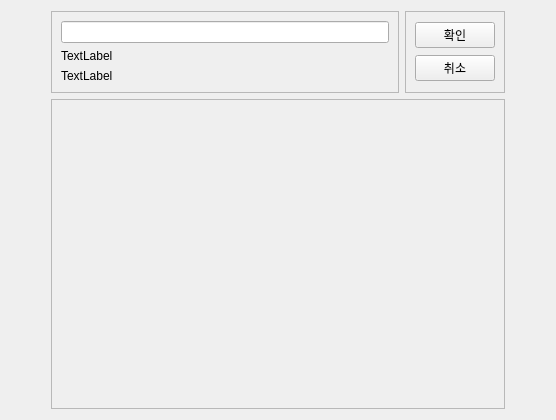
<?xml version="1.0" encoding="UTF-8"?>
<ui version="4.0">
 <class>make_talk_room_widget</class>
 <widget class="QWidget" name="make_talk_room_widget">
  <property name="geometry">
   <rect>
    <x>0</x>
    <y>0</y>
    <width>556</width>
    <height>420</height>
   </rect>
  </property>
  <property name="windowTitle">
   <string>Form</string>
  </property>
  <layout class="QVBoxLayout" name="verticalLayout_4">
   <item>
    <layout class="QHBoxLayout" name="horizontalLayout_2">
     <item>
      <spacer name="horizontalSpacer">
       <property name="orientation">
        <enum>Qt::Horizontal</enum>
       </property>
       <property name="sizeType">
        <enum>QSizePolicy::Preferred</enum>
       </property>
       <property name="sizeHint" stdset="0">
        <size>
         <width>40</width>
         <height>20</height>
        </size>
       </property>
      </spacer>
     </item>
     <item>
      <layout class="QVBoxLayout" name="verticalLayout_3">
       <item>
        <layout class="QHBoxLayout" name="horizontalLayout">
         <item>
          <widget class="QFrame" name="frame">
           <property name="frameShape">
            <enum>QFrame::StyledPanel</enum>
           </property>
           <property name="frameShadow">
            <enum>QFrame::Raised</enum>
           </property>
           <layout class="QVBoxLayout" name="verticalLayout">
            <item>
             <widget class="QLineEdit" name="lineEdit"/>
            </item>
            <item>
             <widget class="QLabel" name="label">
              <property name="text">
               <string>TextLabel</string>
              </property>
             </widget>
            </item>
            <item>
             <widget class="QLabel" name="label_2">
              <property name="text">
               <string>TextLabel</string>
              </property>
             </widget>
            </item>
           </layout>
          </widget>
         </item>
         <item>
          <widget class="QFrame" name="frame_2">
           <property name="frameShape">
            <enum>QFrame::StyledPanel</enum>
           </property>
           <property name="frameShadow">
            <enum>QFrame::Raised</enum>
           </property>
           <layout class="QVBoxLayout" name="verticalLayout_2">
            <item>
             <widget class="QPushButton" name="pushButton">
              <property name="text">
               <string>확인</string>
              </property>
             </widget>
            </item>
            <item>
             <widget class="QPushButton" name="pushButton_2">
              <property name="text">
               <string>취소</string>
              </property>
             </widget>
            </item>
           </layout>
          </widget>
         </item>
        </layout>
       </item>
       <item>
        <widget class="QScrollArea" name="scrollArea">
         <property name="widgetResizable">
          <bool>true</bool>
         </property>
         <widget class="QWidget" name="scrollAreaWidgetContents">
          <property name="geometry">
           <rect>
            <x>0</x>
            <y>0</y>
            <width>440</width>
            <height>312</height>
           </rect>
          </property>
         </widget>
        </widget>
       </item>
      </layout>
     </item>
     <item>
      <spacer name="horizontalSpacer_2">
       <property name="orientation">
        <enum>Qt::Horizontal</enum>
       </property>
       <property name="sizeType">
        <enum>QSizePolicy::Preferred</enum>
       </property>
       <property name="sizeHint" stdset="0">
        <size>
         <width>40</width>
         <height>20</height>
        </size>
       </property>
      </spacer>
     </item>
    </layout>
   </item>
  </layout>
 </widget>
 <resources/>
 <connections/>
</ui>
